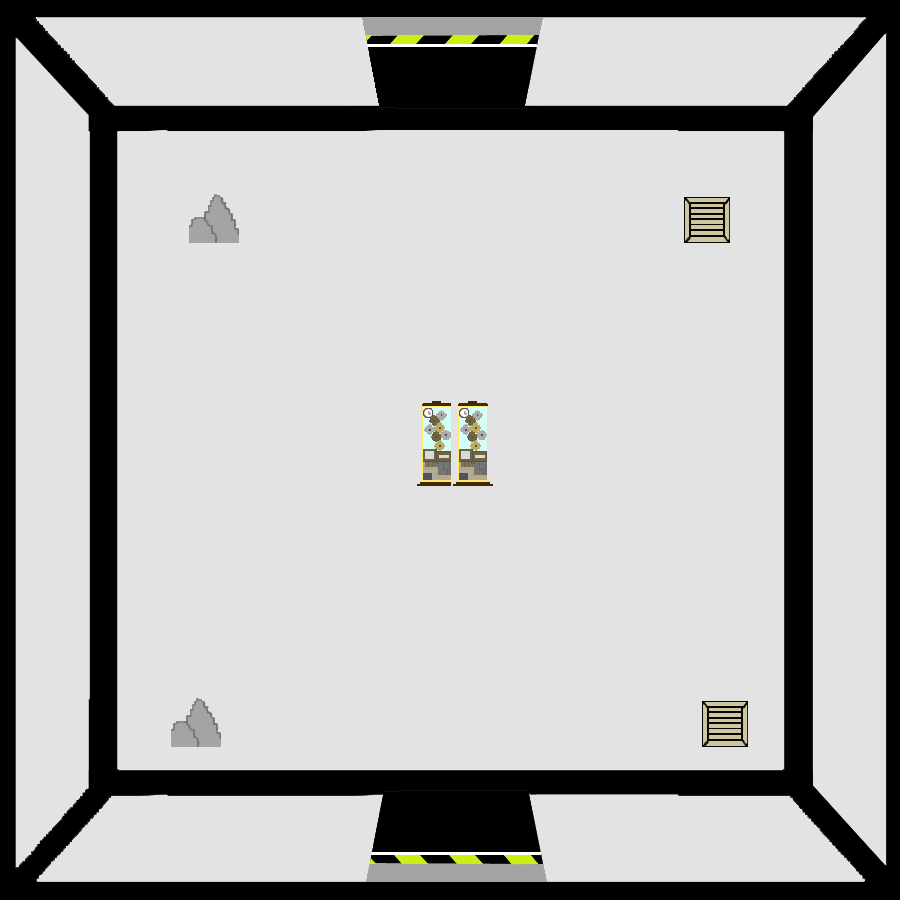

Below is a game level as drawn by its tile map, then a one-line description and the .tmx that defines it (tile-layer data replaced by summaries):
An orthogonal 100x100 tile map with 9x9 px tiles, 2 tile layers (SALA, OBJETOS), 4 tilesets.

<map version="1.2" tiledversion="1.3.3" orientation="orthogonal" renderorder="right-down" width="100" height="100" tilewidth="9" tileheight="9" infinite="0" nextlayerid="3" nextobjectid="1">
 <tileset firstgid="1" source="LAB6.tsx" />
 <tileset firstgid="10001" source="CAJA.tsx" />
 <tileset firstgid="10026" source="ROCAS.tsx" />
 <tileset firstgid="10027" source="MAQUINA.tsx" />
 <layer id="1" name="SALA" width="100" height="100">
  <data>[10000 cells, 10000 non-empty, 10000 distinct tile ids]</data>
 </layer>
 <layer id="2" name="OBJETOS" width="100" height="100">
  <data>[10000 cells, 865 non-empty, 799 distinct tile ids]</data>
 </layer>
</map>
